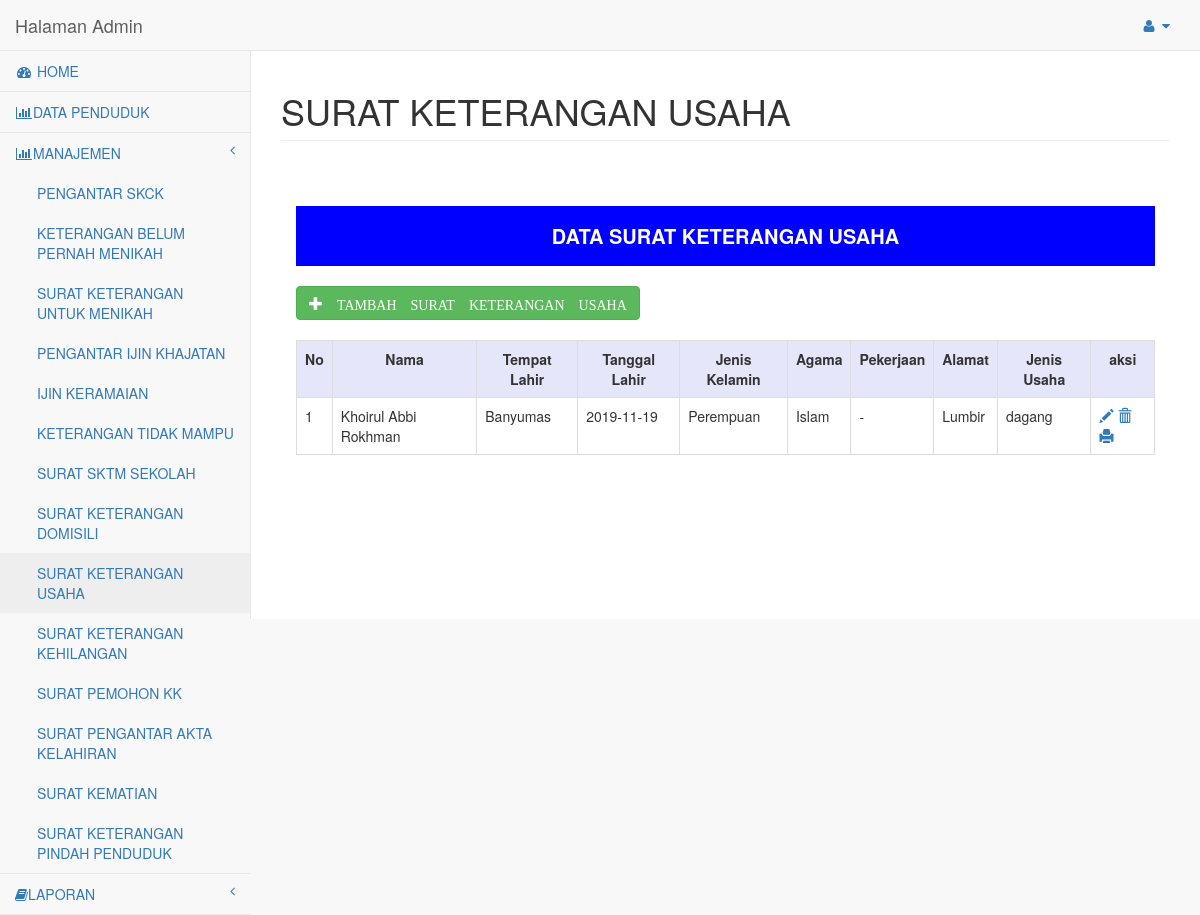
Before: /admin/index.php?module=usaha with the older database file.
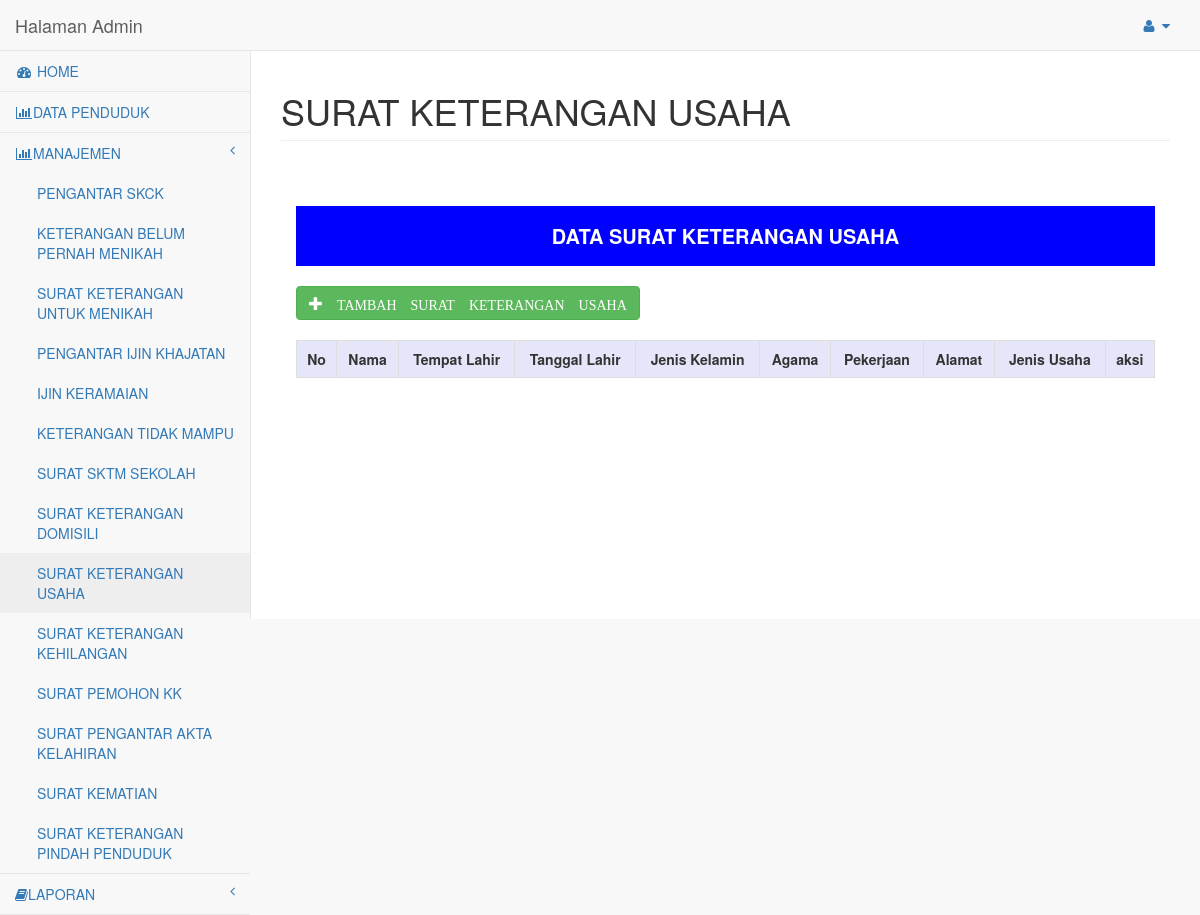
After: the same page with the newer database file.
### tables this page shows
CREATE TABLE `tbl_usaha` (
  `id_usaha` int(6) NOT NULL,
  `nama` varchar(30) NOT NULL,
  `tmp_lahir` varchar(30) NOT NULL,
  `tgl_lahir` date NOT NULL,
  `jenis_kel` varchar(10) NOT NULL,
  `agama` varchar(10) NOT NULL,
  `pekerjaan` varchar(40) NOT NULL,
  `alamat` varchar(40) NOT NULL,
  `jenis_usaha` varchar(30) NOT NULL
);

### admin/pages/usaha.php (the view, shortened to what this page needs)
		<div id="page-wrapper">
            <div class="row">
                <div class="col-lg-12">
                    <h1 class="page-header">SURAT KETERANGAN USAHA</h1>
                </div>
            </div>
            <div class="row">
                <div class="col-lg-12">
                        <div class="panel-body">
<?php
include"koneksi.php";
$no = 1;
$qry_usaha = mysqli_query($koneksi,"SELECT * from tbl_usaha");
?>
<div style="margin-top:30px;width:100%,height:50px;text-align:center;background:#0000ff;color:#fff;line-height:60px;font-size:20px;">
<b>DATA SURAT KETERANGAN USAHA</b>
</div>
<a href="?module=input_usaha" class="btn btn-success" style="margin-top:20px;"><span class="glyphicon glyphicon-plus"> TAMBAH SURAT KETERANGAN USAHA</span></a>
<div class="th">
<table class="table table-bordered" style="margin-top:20px;">
	<th style=" background: #E6E6FA;"><center>No</center></th>
	<th style=" background: #E6E6FA;"><center>Nama</center></th>
	<th style=" background: #E6E6FA;"><center>Tempat Lahir</center></th>
	<th style=" background: #E6E6FA;"><center>Tanggal Lahir</center></th>
	<th style=" background: #E6E6FA;"><center>Jenis Kelamin</center></th>
	<th style=" background: #E6E6FA;"><center>Agama</center></th>
	<th style=" background: #E6E6FA;"><center>Pekerjaan</center></th>
	<th style=" background: #E6E6FA;"><center>Alamat</center></th>
	<th style=" background: #E6E6FA;"><center>Jenis Usaha</center></th>
	<th style=" background: #E6E6FA;"><center>aksi</center></th>
	<?php while($data = mysqli_fetch_array($qry_usaha)) { ?>
	<tr>
	 <td><?php echo $no++ ?></td>
	 <td><?php echo $data['nama'] ?></td>
	 <td><?php echo $data['tmp_lahir'] ?></td>
	 <td><?php echo $data['tgl_lahir'] ?></td>
	 <td><?php echo $data['jenis_kelamin'] ?></td>
	 <td><?php echo $data['agama'] ?></td>
	 <td><?php echo $data['pekerjaan'] ?></td>
	 <td><?php echo $data['alamat'] ?></td>
	 <td><?php echo $data['jenis_usaha'] ?></td>
	 <td><a href="?module=edit_usaha&id=<?php echo $data['id_usaha']; ?>"><span class="glyphicon glyphicon-pencil"></span></a>  <a href="hapus_usaha.php?id=<?php echo $data['id_usaha']; ?>"><span class="glyphicon glyphicon-trash"></span></a>  <a href="print_usaha.php?id=<?php echo $data['id_usaha']; ?>" target="_blank"><span class="glyphicon glyphicon-print"></span></a></td>
	</tr>
	<?php } ?>
</table>
</div>
                        </div>
                    </div>
                </div>
            </div>

Changed rows visible on the page:
removed tbl_usaha: nama "Khoirul Abbi Rokhman", tmp_lahir "Banyumas", tgl_lahir "2019-11-19", jenis_kelamin "Perempuan", agama "Islam", pekerjaan "-", alamat "Lumbir", jenis_usaha "dagang"
